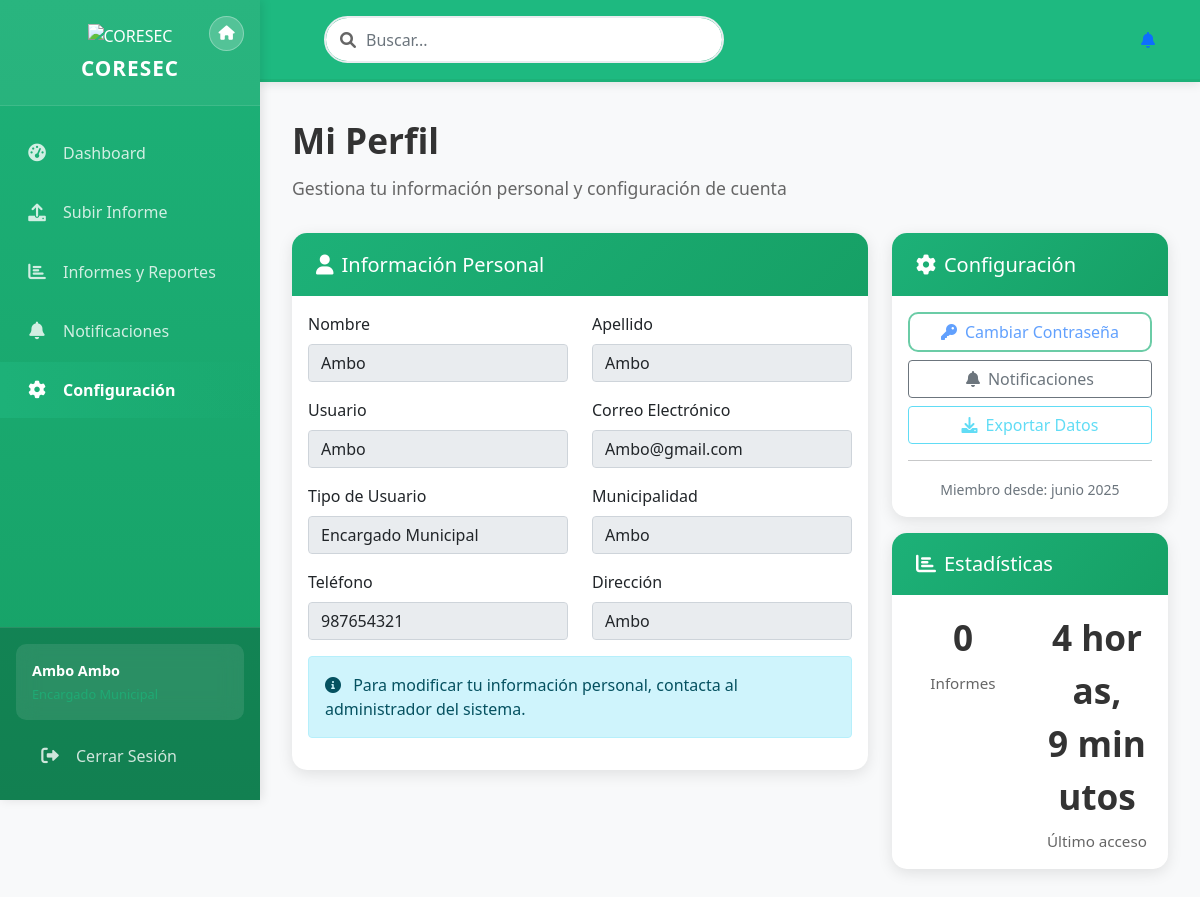
The app's page /usuarios/perfil/ (signed in) with its own data.
### usuarios/models.py (models this page shows, shortened)
class Usuario(AbstractUser):
    TIPO_USUARIO_CHOICES = [
        ('administrador', 'Administrador CORESEC'),
        ('coordinador', 'Coordinador CORESEC'),
        ('municipal', 'Encargado Municipal'),
    ]
    MUNICIPALIDADES_HUANUCO = [
        ('huamalies', 'Huamalíes'),
        ('huacaybamba', 'Huacaybamba'),
        ('leoncio_prado', 'Leoncio Prado'),
        ('yarowilca', 'Yarowilca'),
        ('pachitea', 'Pachitea'),
        ('maranon', 'Marañón'),
        ('ambo', 'Ambo'),
        ('lauricocha', 'Lauricocha'),
        ('huanuco', 'Huánuco'),
        ('puerto_inca', 'Puerto Inca'),
        ('dos_de_mayo', 'Dos de Mayo'),
    ]
    telefono = models.CharField(max_length=15, blank=True, null=True)
    direccion = models.TextField(blank=True, null=True)
    tipo_usuario = models.CharField(max_length=20, choices=TIPO_USUARIO_CHOICES, default='municipal')
    municipalidad = models.CharField(max_length=50, choices=MUNICIPALIDADES_HUANUCO, blank=True, null=True)
    cargo_coresec = models.CharField(max_length=100, blank=True, null=True, help_text="Especifica tu cargo en CORESEC")
    cargo_municipal = models.CharField(max_length=100, blank=True, null=True, help_text="Especifica tu cargo municipal")
    fecha_registro = models.DateTimeField(auto_now_add=True)
    activo = models.BooleanField(default=True)
    def get_municipalidad_display(self):
        if self.municipalidad:
            return dict(self.MUNICIPALIDADES_HUANUCO)[self.municipalidad]
        return 'Sin municipalidad asignada'
    class Meta:
        verbose_name = "Usuario"
        verbose_name_plural = "Usuarios"

### usuarios/views.py (the view)
# urls.py: path('perfil/', views.perfil_view, name='perfil'),
@login_required
def perfil_view(request):
    context = {'user': request.user}
    try:
        from reportes.models import Informe
        if request.user.tipo_usuario == 'municipal':
            context.update({
                'mis_informes': Informe.objects.filter(usuario=request.user).count(),
                'mis_pendientes': Informe.objects.filter(usuario=request.user,
                                                         estado__in=['pendiente', 'en_revision']).count(),
                'mis_aprobados': Informe.objects.filter(usuario=request.user, estado='aprobado').count(),
            })
        else:
            context.update({
                'total_usuarios': Usuario.objects.count(),
                'total_informes': Informe.objects.count(),
                'informes_pendientes': Informe.objects.filter(estado='pendiente').count(),
            })
    except ImportError:
        pass
    return render(request, 'usuarios/perfil.html', context)

### templates/usuarios/perfil.html (shortened to what this page needs)
{% extends 'base.html' %}
{% block content %}
<div class="page-title">Mi Perfil</div>
<div class="page-subtitle">Gestiona tu información personal y configuración de cuenta</div>
<div class="row">
    <div class="col-md-8">
        <div class="card">
            <div class="card-header">
                <h5 class="mb-0">
                    <i class="fas fa-user me-2"></i>Información Personal
                </h5>
            </div>
            <div class="card-body">
                <form method="post">
                    <div class="row">
                        <div class="col-md-6">
                            <div class="mb-3">
                                <label for="first_name" class="form-label">Nombre</label>
                                <input type="text" class="form-control" id="first_name" name="first_name"
                                       value="{{ user.first_name }}" readonly>
                            </div>
                        </div>
                        <div class="col-md-6">
                            <div class="mb-3">
                                <label for="last_name" class="form-label">Apellido</label>
                                <input type="text" class="form-control" id="last_name" name="last_name"
                                       value="{{ user.last_name }}" readonly>
                            </div>
                        </div>
                    </div>
                    <div class="row">
                        <div class="col-md-6">
                            <div class="mb-3">
                                <label for="username" class="form-label">Usuario</label>
                                <input type="text" class="form-control" id="username" name="username"
                                       value="{{ user.username }}" readonly>
                            </div>
                        </div>
                        <div class="col-md-6">
                            <div class="mb-3">
                                <label for="email" class="form-label">Correo Electrónico</label>
                                <input type="email" class="form-control" id="email" name="email"
                                       value="{{ user.email }}" readonly>
                            </div>
                        </div>
                    </div>
                    <div class="row">
                        <div class="col-md-6">
                            <div class="mb-3">
                                <label for="tipo_usuario" class="form-label">Tipo de Usuario</label>
                                <input type="text" class="form-control" id="tipo_usuario"
                                       value="{{ user.get_tipo_usuario_display }}" readonly>
                            </div>
                        </div>
                        <div class="col-md-6">
                            <div class="mb-3">
                                <label for="municipalidad" class="form-label">
                                    {% if user.tipo_usuario == 'municipal' %}Municipalidad{% else %}Institución{% endif %}
                                </label>
                                <input type="text" class="form-control" id="municipalidad"
                                       value="{% if user.tipo_usuario == 'municipal' %}{{ user.get_municipalidad_display }}{% else %}CORESEC{% endif %}" readonly>
                            </div>
                        </div>
                    </div>
                    {% if user.telefono or user.direccion %}
                    <div class="row">
                        {% if user.telefono %}
                        <div class="col-md-6">
                            <div class="mb-3">
                                <label for="telefono" class="form-label">Teléfono</label>
                                <input type="text" class="form-control" id="telefono"
                                       value="{{ user.telefono }}" readonly>
                            </div>
                        </div>
                        {% endif %}
                        {% if user.direccion %}
                        <div class="col-md-6">
                            <div class="mb-3">
                                <label for="direccion" class="form-label">Dirección</label>
                                <input type="text" class="form-control" id="direccion"
                                       value="{{ user.direccion }}" readonly>
                            </div>
                        </div>
                        {% endif %}
                    </div>
                    {% endif %}
                    <div class="alert alert-info">
                        <i class="fas fa-info-circle me-2"></i>
                        Para modificar tu información personal, contacta al administrador del sistema.
                    </div>
                </form>
            </div>
        </div>
    </div>
    <div class="col-md-4">
        <div class="card">
            <div class="card-header">
                <h5 class="mb-0">
                    <i class="fas fa-cog me-2"></i>Configuración
                </h5>
            </div>
            <div class="card-body">
                <div class="d-grid gap-2">
                    <button class="btn btn-outline-primary" disabled>
                        <i class="fas fa-key me-2"></i>Cambiar Contraseña
                    </button>
                    <a href="{% url 'notificaciones:notificaciones' %}" class="btn btn-outline-secondary">
                        <i class="fas fa-bell me-2"></i>Notificaciones
                    </a>
                    <button class="btn btn-outline-info" disabled>
                        <i class="fas fa-download me-2"></i>Exportar Datos
                    </button>
                </div>
                <hr>
                <div class="text-center">
                    <small class="text-muted">
                        Miembro desde: {{ user.date_joined|date:"F Y" }}
                    </small>
                </div>
            </div>
        </div>
        <div class="card mt-3">
            <div class="card-header">
                <h5 class="mb-0">
                    <i class="fas fa-chart-bar me-2"></i>Estadísticas
                </h5>
            </div>
            <div class="card-body">
                <div class="row text-center">
                    <div class="col-6">
                        <div class="stat-number">{{ mis_informes|default:0 }}</div>
                        <div class="stat-label">Informes</div>
                    </div>
                    <div class="col-6">
                        <div class="stat-number">{{ user.last_login|timesince }}</div>
                        <div class="stat-label">Último acceso</div>
                    </div>
                </div>
            </div>
        </div>
    </div>
</div>
{% endblock %}

### templates/base.html (shortened to what this page needs)
<!DOCTYPE html>
<html lang="es">
<head>
    <link href="https://cdn.jsdelivr.net/npm/bootstrap@5.1.3/dist/css/bootstrap.min.css" rel="stylesheet">
    <link href="https://cdnjs.cloudflare.com/ajax/libs/font-awesome/6.0.0/css/all.min.css" rel="stylesheet">
</head>
<body>
    <div class="sidebar" id="sidebar">
        <div class="sidebar-header">
            <a href="{% url 'home' %}" class="home-btn" title="Ir al inicio">
                <i class="fas fa-home"></i>
            </a>
            <img src="https://hebbkx1anhila5yf.public.blob.vercel-storage.com/ed6e7ee6-d0c2-4af7-90b5-12e06ae9843c.jfif-11sJXno6mDc6wrJPLch3ysP2tNChNc.jpeg" alt="CORESEC" class="sidebar-logo">
            <h4 class="sidebar-title">CORESEC</h4>
        </div>
        <nav class="sidebar-nav">
            <div class="nav-item">
                <a href="{% url 'dashboard:dashboard' %}" class="nav-link {% if request.resolver_match.url_name == 'dashboard' %}active{% endif %}">
                    <i class="fas fa-tachometer-alt"></i>
                    Dashboard
                </a>
            </div>
            <div class="nav-item">
                <a href="{% url 'reportes:crear_informe' %}" class="nav-link {% if request.resolver_match.url_name == 'crear_informe' %}active{% endif %}">
                    <i class="fas fa-upload"></i>
                    Subir Informe
                </a>
            </div>
            <div class="nav-item">
                <a href="{% url 'reportes:lista_informes' %}" class="nav-link {% if request.resolver_match.url_name == 'lista_informes' %}active{% endif %}">
                    <i class="fas fa-chart-bar"></i>
                    Informes y Reportes
                </a>
            </div>
            <div class="nav-item">
                <a href="{% url 'notificaciones:notificaciones' %}" class="nav-link {% if request.resolver_match.url_name == 'notificaciones' %}active{% endif %}">
                    <i class="fas fa-bell"></i>
                    Notificaciones
                </a>
            </div>
            <div class="nav-item">
                <a href="{% url 'usuarios:perfil' %}" class="nav-link {% if request.resolver_match.url_name == 'perfil' %}active{% endif %}">
                    <i class="fas fa-cog"></i>
                    Configuración
                </a>
            </div>
        </nav>
        <div class="sidebar-footer">
            <div class="user-info">
                <div class="user-name">{{ user.first_name }} {{ user.last_name }}</div>
                <div class="user-role">{{ user.get_tipo_usuario_display }}</div>
            </div>
            <form method="post" action="{% url 'usuarios:logout' %}" style="display: inline; width: 100%;">
                <button type="submit" class="nav-link" style="background: none; border: none; width: 100%; text-align: left; color: rgba(255,255,255,0.8);">
                    <i class="fas fa-sign-out-alt"></i>
                    Cerrar Sesión
                </button>
            </form>
        </div>
    </div>
    <div class="main-content">
        <div class="top-bar">
            <div class="search-box position-relative">
                <i class="fas fa-search search-icon"></i>
                <input type="text" class="form-control" placeholder="Buscar...">
            </div>
            <div class="top-actions">
                <a href="{% url 'notificaciones:notificaciones' %}" class="btn btn-link position-relative">
                    <i class="fas fa-bell"></i>
                </a>
            </div>
        </div>
        <div class="content-area">
            {% block content %}{% endblock %}
        </div>
    </div>
</body>
</html>

### records on screen
Usuario: first_name "Ambo", last_name "Ambo", username "Ambo", email "Ambo@gmail.com", tipo_usuario "Encargado Municipal", municipalidad "Ambo", telefono "987654321", direccion "Ambo", date_joined "junio 2025", last_login "4 horas, 9 minutos"

### other values on screen
{{ mis_informes|default:0 }} "0"
